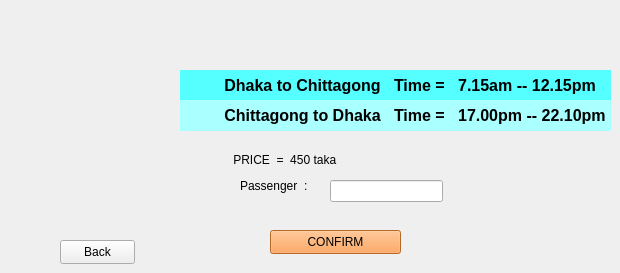
    <widget class="QWidget" name="p6sbdtls">
     <widget class="QLabel" name="label_7">
      <property name="geometry">
       <rect>
        <x>180</x>
        <y>70</y>
        <width>431</width>
        <height>31</height>
       </rect>
      </property>
      <property name="font">
       <font>
        <pointsize>12</pointsize>
        <italic>false</italic>
        <bold>true</bold>
       </font>
      </property>
      <property name="styleSheet">
       <string notr="true">background-color: rgb(85, 255, 255);</string>
      </property>
      <property name="text">
       <string>          Dhaka to Chittagong   Time =   7.15am -- 12.15pm</string>
      </property>
     </widget>
     <widget class="QLabel" name="label_8">
      <property name="geometry">
       <rect>
        <x>190</x>
        <y>150</y>
        <width>241</width>
        <height>20</height>
       </rect>
      </property>
      <property name="text">
       <string>             PRICE  =  450 taka</string>
      </property>
     </widget>
     <widget class="QPushButton" name="pushButton">
      <property name="geometry">
       <rect>
        <x>270</x>
        <y>230</y>
        <width>131</width>
        <height>24</height>
       </rect>
      </property>
      <property name="styleSheet">
       <string notr="true">background-color: rgb(255, 145, 55);</string>
      </property>
      <property name="text">
       <string>CONFIRM</string>
      </property>
     </widget>
     <widget class="QLabel" name="label_9">
      <property name="geometry">
       <rect>
        <x>240</x>
        <y>170</y>
        <width>81</width>
        <height>31</height>
       </rect>
      </property>
      <property name="text">
       <string>Passenger  :</string>
      </property>
     </widget>
     <widget class="QLineEdit" name="passenger_count_input">
      <property name="geometry">
       <rect>
        <x>330</x>
        <y>180</y>
        <width>113</width>
        <height>22</height>
       </rect>
      </property>
      <property name="text">
       <string/>
      </property>
     </widget>
     <widget class="QLabel" name="label_16">
      <property name="geometry">
       <rect>
        <x>180</x>
        <y>100</y>
        <width>431</width>
        <height>31</height>
       </rect>
      </property>
      <property name="font">
       <font>
        <pointsize>12</pointsize>
        <italic>false</italic>
        <bold>true</bold>
       </font>
      </property>
      <property name="styleSheet">
       <string notr="true">background-color: rgb(170, 255, 255);</string>
      </property>
      <property name="text">
       <string>          Chittagong to Dhaka   Time =   17.00pm -- 22.10pm</string>
      </property>
     </widget>
     <widget class="QPushButton" name="pushButton_16">
      <property name="geometry">
       <rect>
        <x>60</x>
        <y>240</y>
        <width>75</width>
        <height>24</height>
       </rect>
      </property>
      <property name="text">
       <string>Back</string>
      </property>
     </widget>
    </widget>
